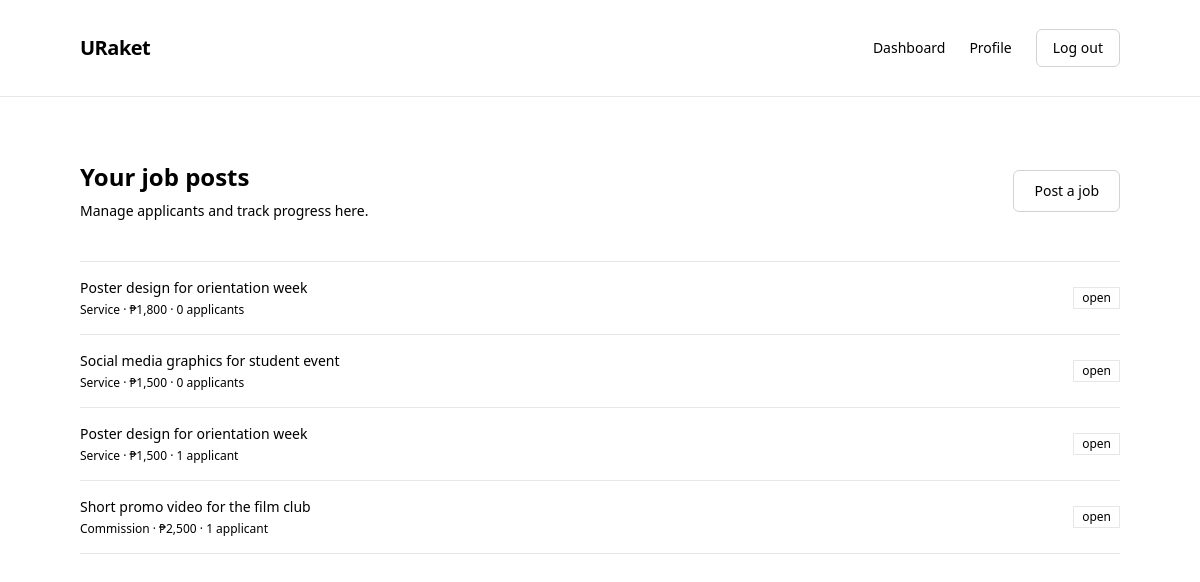
Page /jobs/index.php (signed in) on the committed database.
### tables this page shows
CREATE TABLE jobs (
	id VARCHAR(64) NOT NULL,
	client_id VARCHAR(64) NOT NULL,
	title VARCHAR(200) NOT NULL,
	job_type VARCHAR(60) NOT NULL,
	budget DECIMAL(10, 2) NOT NULL DEFAULT 0.00,
	description TEXT NOT NULL,
	status ENUM('open', 'closed', 'completed') NOT NULL DEFAULT 'open',
	deadline DATE NULL,
	posted_at DATETIME NOT NULL DEFAULT CURRENT_TIMESTAMP,
	PRIMARY KEY (id),
	KEY idx_jobs_client (client_id),
	KEY idx_jobs_status (status),
	CONSTRAINT fk_jobs_client FOREIGN KEY (client_id) REFERENCES users (id)
		ON DELETE RESTRICT ON UPDATE CASCADE
);

### jobs/index.php (the view, shortened to what the rows shown need)
<?php
require_once __DIR__ . '/../config/database.php';
require_once __DIR__ . '/../includes/functions.php';
$currentUser = $_SESSION['currentUser'] ?? null;
$skillResult = $db->query('SELECT id, name FROM skills ORDER BY name');
$skills = $skillResult->fetch_all(MYSQLI_ASSOC);
$jobResult = $db->query(
    'SELECT jobs.id, jobs.title, jobs.job_type AS jobType, jobs.budget,
            jobs.client_id AS clientId, users.full_name AS clientName,
            jobs.status, jobs.description, jobs.deadline
     FROM jobs
     INNER JOIN users ON users.id = jobs.client_id
     WHERE jobs.status = "open"
     ORDER BY jobs.posted_at DESC'
);
$jobs = $jobResult->fetch_all(MYSQLI_ASSOC);
$applicationResult = $db->query(
    'SELECT id, job_id AS jobId, freelancer_id AS freelancerId, status
     FROM applications'
);
$applications = $applicationResult->fetch_all(MYSQLI_ASSOC);
?>
<?php
$isFreelancer =
    $currentUser['role'] === 'freelancer';
$isClient =
    $currentUser['role'] === 'client';
$visibleJobs = [];
$clientJobs = [];
if ($isClient) {
    foreach ($jobs as $job) {
        if (
            $job['clientId'] !==
            $currentUser['id']
        ) {
            continue;
        }
        $applicantCount = 0;
        foreach (
            $applications
            as $application
        ) {
            if (
                $application['jobId'] ===
                $job['id']
            ) {
                $applicantCount++;
            }
        }
        $job['applicantCount'] =
            $applicantCount;
        $clientJobs[] = $job;
    }
}
?>
<!DOCTYPE html>
<html lang="en">
<head>
    <script src="https://cdn.tailwindcss.com"></script>
</head>
<body class="min-h-screen flex flex-col">
<main class="flex-1">
    <div
        class="max-w-[1440px] mx-auto px-20 py-16 flex flex-col gap-10"
    >
<?php if ($isFreelancer): ?>
        <!-- =======================================================
             FREELANCER JOB BOARD
        ======================================================== -->
        <div class="flex flex-col gap-2">
            <h1 class="text-2xl font-semibold">
                Job board
            </h1>
            <p class="text-sm">
                Find jobs that match your skills.
            </p>
        </div>
        <section
            aria-labelledby="search-heading"
            class="flex flex-col gap-2"
        >
            <h2
                id="search-heading"
                class="text-sm font-medium"
            >
                Search jobs
            </h2>
            <input
                id="searchJobs"
                type="search"
                placeholder="Search by title, description, or skill…"
                class="border px-3 py-2 text-sm w-full max-w-xl"
            >
        </section>
        <section
            aria-labelledby="filter-heading"
            class="flex flex-col gap-3"
        >
            <div
                class="flex items-center justify-between gap-4"
            >
                <h2
                    id="filter-heading"
                    class="text-sm font-medium"
                >
                    Filter by skill
                </h2>
                <button
                    id="clearFilters"
                    type="button"
                    class="text-xs underline hidden"
                >
                    Clear filters
                </button>
            </div>
            <div class="flex flex-wrap gap-2">
                <?php foreach (
                    $skills
                    as $skill
                ): ?>
                    <button
                        type="button"
                        class="skill-filter text-xs px-3 py-1.5 border"
                        data-skill-id="<?= e($skill['id']) ?>"
                    >
                        <?= e($skill['name']) ?>
                    </button>
                <?php endforeach; ?>
            </div>
        </section>
        <section
            aria-labelledby="results-heading"
            class="flex flex-col gap-4"
        >
            <div
                class="flex items-center justify-between gap-4"
            >
                <h2
                    id="results-heading"
                    class="text-sm font-medium"
                >
                    <span id="jobCount">
                        <?= count($visibleJobs) ?>
                    </span>
                    open job<?= count($visibleJobs) === 1
                        ? ''
                        : 's' ?>
                </h2>
                <a
                    href="../freelancer/applications.php"
                    class="text-sm underline"
                >
                    My applications
                </a>
            </div>
            <div
                id="noResults"
                class="border border-dashed p-10 flex flex-col items-center gap-1 text-center hidden"
            >
                <p class="text-sm font-medium">
                    No jobs match your search.
                </p>
                <p class="text-xs">
                    Try clearing a filter or checking back later.
                </p>
            </div>
            <div
                id="jobGrid"
                class="grid grid-cols-1 md:grid-cols-2 lg:grid-cols-3 gap-6"
            >
                <?php foreach (
                    $visibleJobs
                    as $job
                ): ?>
                    <article
                        class="job-card border p-5 flex flex-col gap-4"
                        data-title="<?= e(strtolower($job['title'])) ?>"
                        data-description="<?= e(strtolower($job['description'])) ?>"
                        data-skills="<?= e(
                            strtolower(
                                implode(
                                    ' ',
                                    array_map(
                                        function ($skill) {
                                            return $skill['name'];
                                        },
                                        $job['skills']
                                    )
                                )
                            )
                        ) ?>"
                        data-skill-ids="<?= e(
                            implode(
                                ',',
                                array_map(
                                    function ($skill) {
                                        return $skill['id'];
                                    },
                                    $job['skills']
                                )
                            )
                        ) ?>"
                    >
                        <a
                            href="<?= ($isFreelancer
                                ? '../freelancer/job-detail.php?jobId='
                                : ($isClient
                                    ? '../client/job-detail.php?jobId='
                                    : 'detail.php?role=admin&jobId='))
                                . rawurlencode($job['id']) ?>"
                            class="flex flex-col gap-3"
                        >
                            <div class="flex flex-col gap-1">
                                <h3 class="text-sm font-medium">
                                    <?= e($job['title']) ?>
                                </h3>
                                <span class="text-xs">
                                    <?= e($job['jobType']) ?>
                                    · ₱<?= number_format(
                                        $job['budget']
                                    ) ?>
                                </span>
                                <span class="text-xs">
                                    Posted by
                                    <?= e($job['clientName']) ?>
                                </span>
                            </div>
                            <p class="text-xs">
                                <?= e($job['description']) ?>
                            </p>
                            <div
                                class="flex flex-wrap gap-2"
                            >
                                <?php foreach (
                                    $job['skills']
                                    as $skill
                                ): ?>
                                    <span
                                        class="text-xs border px-2 py-1"
                                    >
                                        <?= e(
                                            $skill['name']
                                        ) ?>
                                    </span>
                                <?php endforeach; ?>
                            </div>
                        </a>
                        <?php if (
                            $job['hasApplied']
                        ): ?>
                            <a
                                href="<?= ($isFreelancer
                                    ? '../freelancer/job-detail.php?jobId='
                                    : ($isClient
                                        ? '../client/job-detail.php?jobId='
                                        : 'detail.php?role=admin&jobId='))
                                    . rawurlencode($job['id']) ?>"
                                class="text-xs px-4 py-2 border self-start"
                            >
                                View application
                            </a>
                        <?php else: ?>
                            <button
    type="button"
    class="apply-button inline-flex items-center justify-center text-sm font-medium text-black bg-white border border-[#D3D3D3] rounded-[6px] px-4 py-2 self-start transition-all duration-150 ease-in-out cursor-pointer hover:bg-[#099639] hover:text-white hover:border-[#099639] active:scale-[0.98] focus:outline-none focus:ring-2 focus:ring-[#099639] focus:ring-offset-1"
    data-job-id="<?= e($job['id']) ?>"
    data-job-title="<?= e($job['title']) ?>"
>
    Apply
</button>
                        <?php endif; ?>
                    </article>
                <?php endforeach; ?>
            </div>
        </section>
<?php else: ?>
        <div
            class="flex items-center justify-between gap-4"
        >
            <div class="flex flex-col gap-2">
                <h1 class="text-2xl font-semibold">
                    Your job posts
                </h1>
            </div>
        </div>
        <?php if (
            count($clientJobs) === 0
        ): ?>
            <div
                class="border border-dashed p-10 flex flex-col items-center gap-2 text-center"
            >
                <p class="text-sm font-medium">
                    You haven't posted a job yet.
                </p>
                <a
                    href="../client/create-job.php"
                    class="text-sm px-4 py-2 border"
                >
                    Post your first job
                </a>
            </div>
        <?php else: ?>
            <ul class="flex flex-col border-t">
                <?php foreach (
                    $clientJobs
                    as $job
                ): ?>
                    <li
                        class="border-b py-4"
                    >
                        <a
                            href="../client/job-detail.php?jobId=<?= e($job['id']) ?>"
                            class="flex items-center justify-between gap-4"
                        >
                            <div
                                class="flex flex-col gap-1"
                            >
                                <span
                                    class="text-sm font-medium"
                                >
                                    <?= e(
                                        $job['title']
                                    ) ?>
                                </span>
                                <span class="text-xs">
                                    <?= e(
                                        $job['jobType']
                                    ) ?>
                                    · ₱<?= number_format(
                                        $job['budget']
                                    ) ?>
                                    · <?= e(
                                        $job['applicantCount']
                                    ) ?>
                                    applicant<?= $job[
                                        'applicantCount'
                                    ] === 1
                                        ? ''
                                        : 's' ?>
                                </span>
                            </div>
                            <span
                                class="text-xs border px-2 py-0.5"
                            >
                                <?= e(
                                    $job['status']
                                ) ?>
                            </span>
                        </a>
                    </li>
                <?php endforeach; ?>
            </ul>
        <?php endif; ?>
<?php endif; ?>
    </div>
</main>
</body>
</html>

### rows in the picture
jobs: title "Poster design for orientation week", job_type "Service", budget "1,800", applicantCount "0", status "open"
jobs: title "Social media graphics for student event", job_type "Service", budget "1,500", applicantCount "0", status "open"
jobs: title "Poster design for orientation week", job_type "Service", budget "1,500", applicantCount "1", status "open"
jobs: title "Short promo video for the film club", job_type "Commission", budget "2,500", applicantCount "1", status "open"
